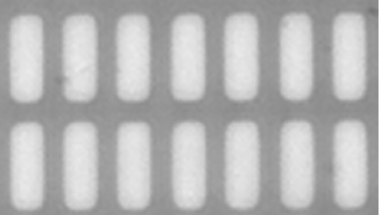
#> input picture Sample/d2.png, 379 x 215 px, found by its file name
$ python standard_samp.py   (older library calls are emulated)
#> lines starting #> are read from the running program, lines starting #| are printed output that depends on the picture; after the words box and inside, x2 and y2 are one past the last pixel; in counts of white or black regions, pixels touching at a corner belong together
import cv2
import numpy as np
import matplotlib.pyplot as plt

# ==========================================
# BƯỚC 1: TẠO MẶT NẠ ROI BẰNG OTSU THRESHOLDING
# ==========================================
def create_roi_mask(blurred_img, dilation_size=3):
    """
    Sử dụng Otsu để phân mảnh ảnh, sau đó tìm viền thô và mở rộng (dilate)
    để tạo ra vùng quan tâm (ROI).
    """
    # Áp dụng Otsu's thresholding
    _, binary = cv2.threshold(blurred_img, 0, 255, cv2.THRESH_BINARY + cv2.THRESH_OTSU)

    # Tìm viền thô trên ảnh nhị phân bằng thuật toán hình thái học (Morphological Gradient)
    kernel = np.ones((3, 3), np.uint8)
    morph_gradient = cv2.morphologyEx(binary, cv2.MORPH_GRADIENT, kernel)

    # Làm dày viền (Dilate) để đảm bảo bao trùm hết khu vực gradient xám thực tế
    dilation_kernel = np.ones((dilation_size, dilation_size), np.uint8)
    roi_mask = cv2.dilate(morph_gradient, dilation_kernel, iterations=1)

    return roi_mask, binary

# ==========================================
# BƯỚC 2: TRÍCH XUẤT VIỀN SUB-PIXEL TRONG VÙNG ROI
# ==========================================
def extract_subpixel_edges_with_roi(image_path, sigma=1.5, low_thresh=30, high_thresh=100):
    """Trích xuất điểm sub-pixel nhưng chỉ giới hạn trong vùng ROI của Otsu."""
#> called with sigma = 1.2, low_thresh = 30, high_thresh = 100
    img = cv2.imread(image_path, cv2.IMREAD_GRAYSCALE)
#> img is the input picture: shape (215, 379); min 117, max 235, mean 181
    if img is None:
        raise ValueError(f"Không thể đọc ảnh từ '{image_path}'.")

    # Làm mịn ảnh
    blurred = cv2.GaussianBlur(img, (0, 0), sigma)

    # Tạo ROI Mask từ thuật toán Otsu
    roi_mask, binary_otsu = create_roi_mask(blurred, dilation_size=5)
#> in create_roi_mask, `_, binary = cv2.threshold(blurred_img, 0, 255, cv2.THRESH_BINARY + cv2..`:
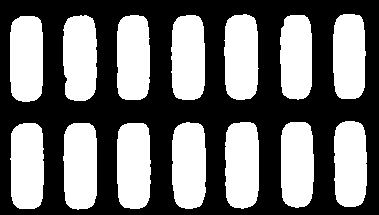
#> binary: shape (215, 379); 45.1% white; 14 white regions, largest, box (x1, y1, x2, y2) and area: (225, 122, 259, 209) 2702, (63, 123, 97, 210) 2689, (117, 123, 151, 209) 2683
#> in create_roi_mask, `morph_gradient = cv2.morphologyEx(binary, cv2.MORPH_GRADIENT, kernel)`: morph_gradient: shape (215, 379); 8.3% white in thin lines or dots, all inside (x1, y1, x2, y2) = (9, 13, 368, 211)
#> in create_roi_mask, `roi_mask = cv2.dilate(morph_gradient, dilation_kernel, iterations=1)`: roi_mask: shape (215, 379); 24.9% white; 14 white regions, largest, box (x1, y1, x2, y2) and area: (60, 12, 100, 104) 1488, (222, 119, 262, 212) 1476, (169, 119, 209, 212) 1470

    # Tính Gradient Sobel (trên ảnh xám)
    sobelx = cv2.Sobel(blurred, cv2.CV_64F, 1, 0, ksize=3)
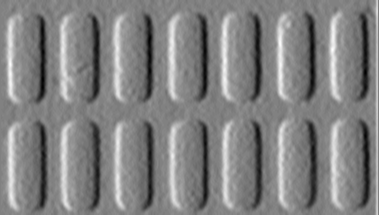
#> sobelx: shape (215, 379) float64; min -96, max 93, mean 0.2; drawn with min black and max white
    sobely = cv2.Sobel(blurred, cv2.CV_64F, 0, 1, ksize=3)
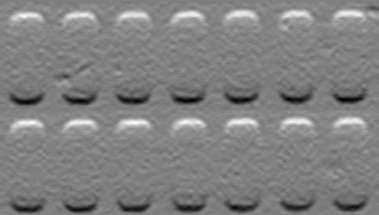
#> sobely: shape (215, 379) float64; min -90, max 88, mean 0.2; drawn with min black and max white
    magnitude = cv2.magnitude(sobelx, sobely)
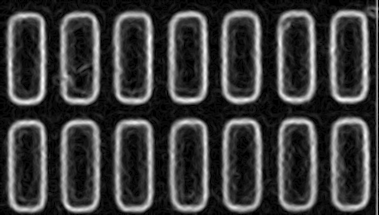
#> magnitude: shape (215, 379) float64; min 0, max 96.08, mean 22.8; drawn with min black and max white
    angle = cv2.phase(sobelx, sobely, angleInDegrees=False)
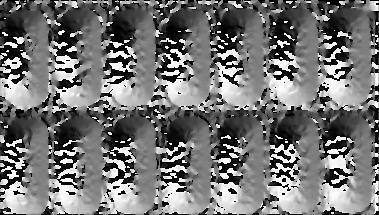
#> angle: shape (215, 379) float64; min 0, max 6.27, mean 2.86; drawn with min black and max white

    # Canny nguyên bản
    edges = cv2.Canny(blurred, low_thresh, high_thresh)
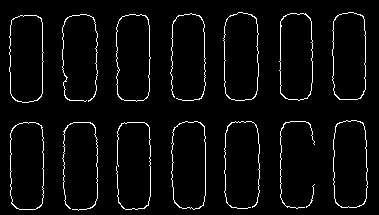
#> edges: shape (215, 379); 3.9% white in thin lines or dots, all inside (x1, y1, x2, y2) = (9, 12, 368, 211)

    # LỌC BẰNG MẶT NẠ: Chỉ giữ lại pixel viền Canny nếu nó nằm trong vùng ROI
    masked_edges = cv2.bitwise_and(edges, edges, mask=roi_mask)

    subpixel_pts = []
    rows, cols = masked_edges.shape
#> rows = 215; cols = 379

    # Nội suy Devernay
    for y in range(1, rows - 1):
        for x in range(1, cols - 1):
            if masked_edges[y, x] == 255:
                theta = angle[y, x]

                # Viền dọc
                if (np.abs(np.cos(theta)) > np.abs(np.sin(theta))):
                    m_minus = magnitude[y, x-1]
                    m_zero  = magnitude[y, x]
                    m_plus  = magnitude[y, x+1]

                    denom = 2.0 * (m_minus - 2.0 * m_zero + m_plus)
                    offset = (m_minus - m_plus) / denom if denom != 0 else 0
                    subpixel_pts.append((x + offset, y))

                # Viền ngang
                else:
                    m_minus = magnitude[y-1, x]
                    m_zero  = magnitude[y, x]
                    m_plus  = magnitude[y+1, x]

                    denom = 2.0 * (m_minus - 2.0 * m_zero + m_plus)
                    offset = (m_minus - m_plus) / denom if denom != 0 else 0
                    subpixel_pts.append((x, y + offset))
#> after the loop, subpixel_pts = 3137 pairs, first value 9.34 to 367, second value 12.33 to 209.5

    return img, np.array(subpixel_pts), roi_mask

# ==========================================
# BƯỚC 3 & 4: TÁCH VIỀN VÀ TÍNH LER
# ==========================================
def isolate_left_edge(subpixel_pts):
    if len(subpixel_pts) == 0: return np.array([])
    median_x = np.median(subpixel_pts[:, 0])
    return subpixel_pts[subpixel_pts[:, 0] < median_x]

def calculate_ler_3sigma(edge_pts):
    if len(edge_pts) < 2: return 0, None, None

    sorted_pts = edge_pts[edge_pts[:, 1].argsort()]
    y_vals, x_vals = sorted_pts[:, 1], sorted_pts[:, 0]

    unique_y, indices = np.unique(y_vals, return_inverse=True)
    unique_x = np.bincount(indices, weights=x_vals) / np.bincount(indices)

    coefficients = np.polyfit(unique_y, unique_x, 1)
    poly_func = np.poly1d(coefficients)
    x_ideal = poly_func(unique_y)

    deviations = unique_x - x_ideal
    sigma_ler = np.std(deviations)
    return 3 * sigma_ler, (unique_x, unique_y), (x_ideal, unique_y)

# ==========================================
# BƯỚC 5: TRỰC QUAN HÓA (CẬP NHẬT)
# ==========================================
def visualize_hybrid_pipeline(img, roi_mask, left_pts, ideal_prof, ler_val):
    fig, axes = plt.subplots(1, 2, figsize=(16, 7))

    # Plot 1: Hiển thị ROI Mask sinh ra từ Otsu
    axes[0].imshow(roi_mask, cmap='gray')
    axes[0].set_title("Otsu ROI Mask (Giới hạn vùng tìm kiếm)")
    axes[0].axis('off')

    # Plot 2: Hiển thị ảnh gốc + Điểm Sub-pixel + Ideal Edge
    axes[1].imshow(img, cmap='gray', alpha=0.8)
    if len(left_pts) > 0:
        axes[1].scatter(left_pts[:, 0], left_pts[:, 1], color='red', s=5.0, label='Sub-pixel Edge', zorder=2)
    if ideal_prof is not None:
        axes[1].plot(ideal_prof[0], ideal_prof[1], color='blue', linestyle='--', linewidth=2, label='Ideal Edge', zorder=3)

    axes[1].set_title(f"Wafer LER Measurement\nCalculated LER ($3\\sigma$): {ler_val:.3f} pixels")
    axes[1].legend()
    axes[1].axis('on')

    plt.tight_layout()
    plt.show()

# ==========================================
# HÀM MAIN
# ==========================================
if __name__ == "__main__":
    # Thay đổi đường dẫn tới ảnh SEM của bạn
    image_path = "D:\\Projects\\04_WafferDetection\\Sample\\d2.png"

    try:
        # 1. Trích xuất với cấu trúc lai (Hybrid)
        img, all_pts, roi_mask = extract_subpixel_edges_with_roi(image_path, sigma=1.2)
#> all_pts has the same summary as subpixel_pts in extract_subpixel_edges_with_roi

        # 2. Cô lập viền bên trái
        # left_edge_pts = isolate_left_edge(all_pts)
        points_to_draw = all_pts
#> points_to_draw has the same summary as subpixel_pts in extract_subpixel_edges_with_roi

        # # 3. Tính LER
        # ler_3sigma, real_profile, ideal_profile = calculate_ler_3sigma(left_edge_pts)

        # 4. In kết quả
        # print(f"Đã tìm thấy {len(left_edge_pts)} điểm viền hợp lệ trong vùng ROI.")
        # print(f"Độ nhám LER (3-sigma): {ler_3sigma:.4f} pixels")
        print(f"Đã tìm thấy tổng cộng {len(points_to_draw)} điểm viền trên TOÀN BỘ ảnh.")
#| Đã tìm thấy tổng cộng 3137 điểm viền trên TOÀN BỘ ảnh.

        # 5. Vẽ đồ thị đôi (Mask và Kết quả)
        # visualize_hybrid_pipeline(img, roi_mask, left_edge_pts, ideal_profile, ler_3sigma)
        visualize_hybrid_pipeline(img, roi_mask, points_to_draw, ideal_prof=None, ler_val=0.0)
#> in visualize_hybrid_pipeline, `plt.show()`:
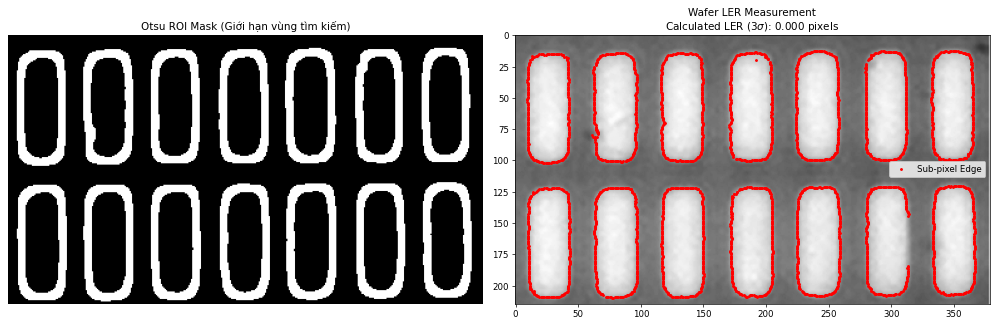
#> figure drawn by matplotlib, 2 panels

    except Exception as e:
        print(f"Lỗi: {e}")
